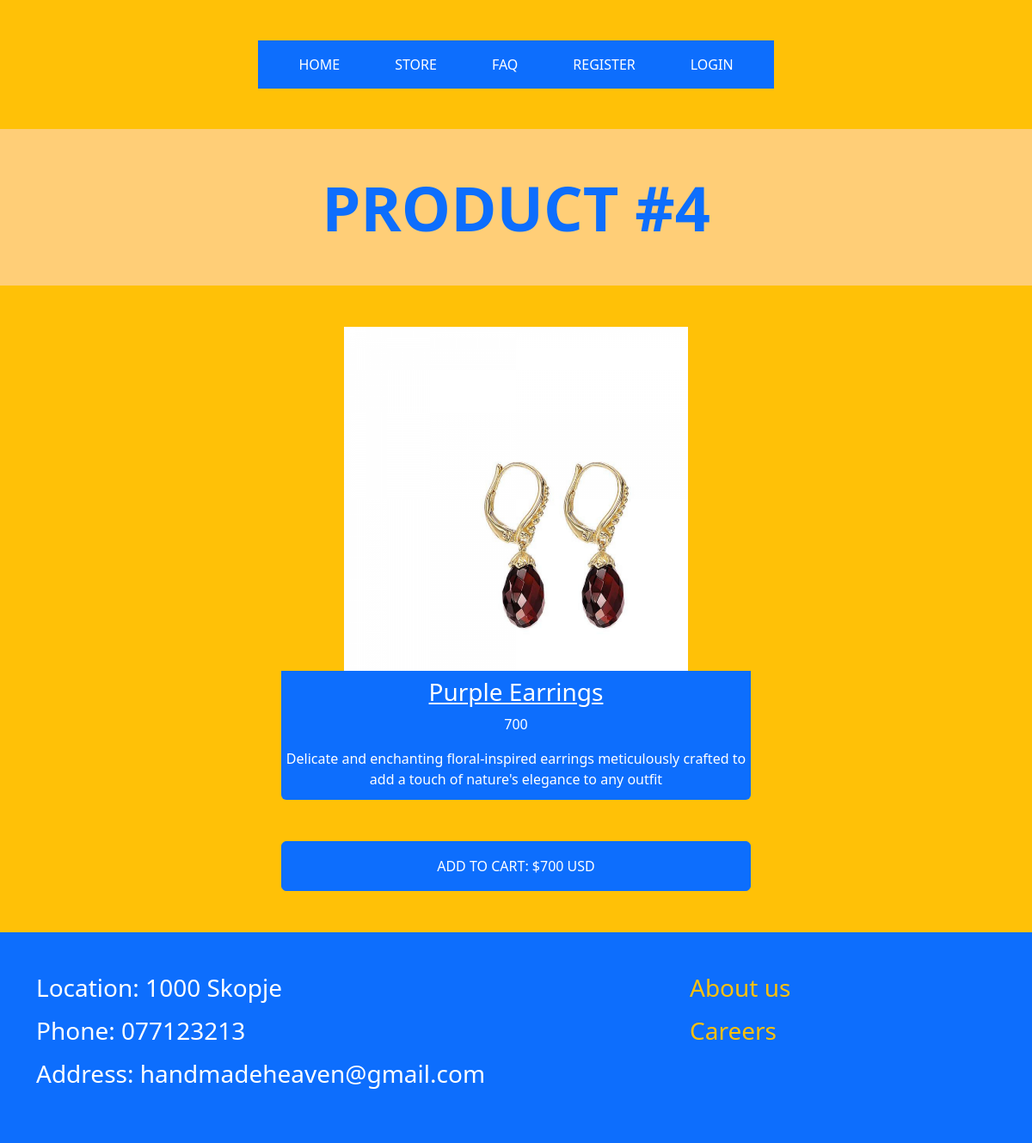
The page /jewerly/4/ on the database its author committed.
### jewerly/models.py (models this page shows, shortened)
class Jewerly(models.Model):
    type_choices = [('Love themed', 'Love themed'),
                         ('Religious', 'Religious'),
                         ('Nature', 'Nature'),
                         ('Other', 'Other')]
    name = models.CharField(max_length=50)
    price = models.IntegerField()
    image = models.ImageField(upload_to='images/')
    description = models.TextField()
    exclusive = models.BooleanField()
    type = models.CharField(max_length=255, choices=type_choices)

### jewerly/views.py (the view, shortened to what this page needs)
# urls.py: path('jewerly/<int:pk>/', jewerly_details, name="jewerly_details"),
def jewerly_details(request, pk):
    jewerly = get_object_or_404(Jewerly, pk=pk)
    return render(request, 'jewerly_details.html', context={
        'jewerly': jewerly
    })

### templates/jewerly_details.html (shortened to what this page needs)
{% extends 'base.html' %}
{% block content %}
    <div style="background-color: #ffce77">
        <div class="container">
            <h1 class="display-2 mb-0 pb-5 pt-5 text-center text-primary fw-bold text-uppercase">Product #{{ jewerly.id }}</h1>
        </div>
    </div>
    <div class="bg-warning pt-5">
        <div class="container">
            <div class="row justify-content-center">
                <div class="col-md-6 d-flex align-items-center mb-5">
                    <div class="card border-0 bg-primary text-white text-center w-100" style="height: 550px">
                        <div class="d-flex justify-content-center bg-warning mb-2">
                            <img src="{{ MEDIA_URL }}{{ jewerly.image.url }}" alt="" class="img-fluid"
                                 style="height: 400px; width: 400px">
                        </div>
                        <h3><a href="{% url 'jewerly_details' jewerly.id %}" class="text-white">{{ jewerly.name }}</a>
                        </h3>
                        <p>{{ jewerly.price }}</p>
                        <p>{{ jewerly.description }}</p>
                    </div>
                </div>
            </div>
            <div class="row justify-content-center">
                <div class="col-md-6 d-flex align-items-center mb-5">
                        <form class="w-100" method="post">
                            <button type="submit" class="btn btn-primary text-white text-uppercase w-100 text-center pt-3 pb-3">Add to cart: ${{ jewerly.price }} USD</button>
                        </form>
                </div>
            </div>
        </div>
    </div>
{% endblock %}

### rows shown on the page
Jewerly: id "4", image (picture), name "Purple Earrings", price "700", description "Delicate and enchanting floral-inspired earrings meticulously crafted to add a touch of nature's elegance to any outfit"
